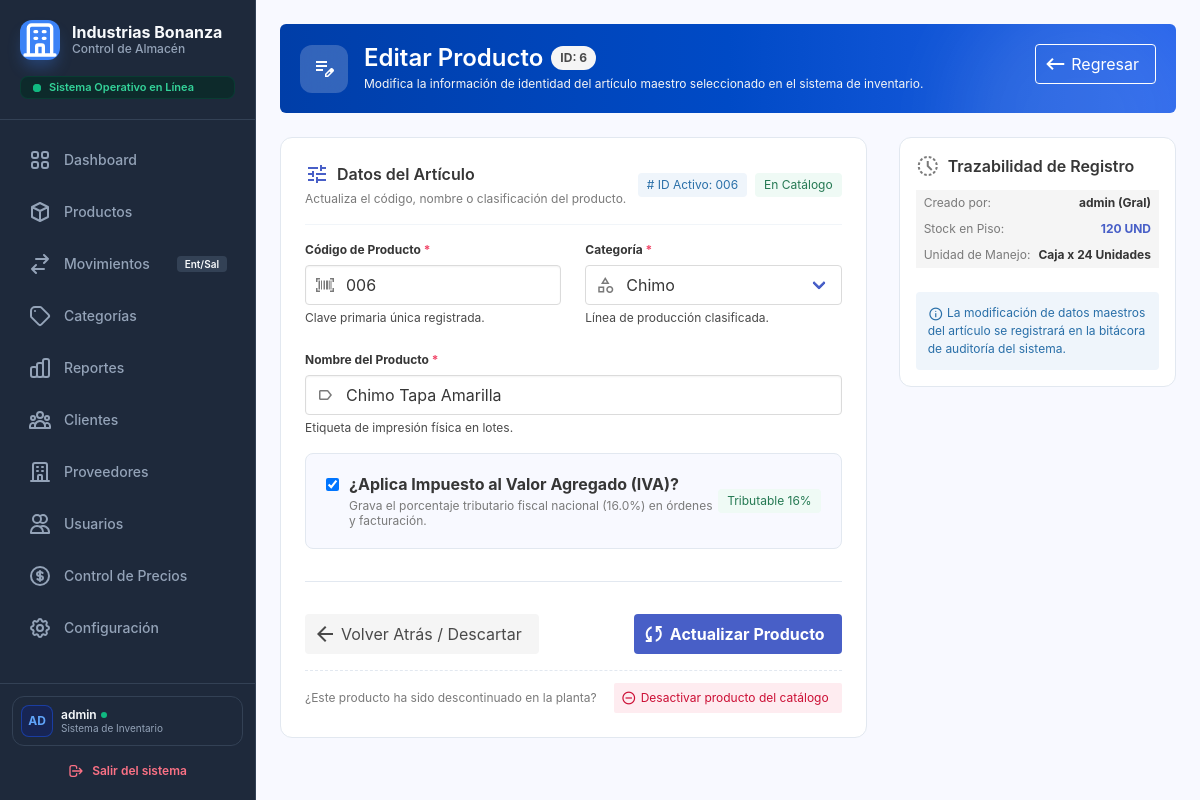
Page /index.php?controller=producto&action=formEditar&id=6 (signed in) on the committed database.
### tables this page shows
CREATE TABLE `productos` (
  `id_producto` int(11) NOT NULL AUTO_INCREMENT,
  `codigo` varchar(50) NOT NULL,
  `nombre` varchar(150) NOT NULL,
  `id_categoria` int(11) NOT NULL,
  `precio_compra` decimal(10,2) NOT NULL,
  `precio_venta` decimal(10,2) NOT NULL DEFAULT 0.00,
  `aplica_iva` tinyint(1) DEFAULT 1,
  `stock_actual` int(11) DEFAULT 0,
  `stock_minimo` int(11) DEFAULT 5,
  `estado` tinyint(1) DEFAULT 1,
  `create_at` timestamp NOT NULL DEFAULT current_timestamp(),
  PRIMARY KEY (`id_producto`),
  UNIQUE KEY `codigo` (`codigo`),
  KEY `id_categoria` (`id_categoria`),
  CONSTRAINT `productos_ibfk_1` FOREIGN KEY (`id_categoria`) REFERENCES `categorias` (`id_categoria`) ON UPDATE CASCADE,
  CONSTRAINT `chk_productos_stock` CHECK (`stock_actual` >= 0)
);

CREATE TABLE `categorias` (
  `id_categoria` int(11) NOT NULL AUTO_INCREMENT,
  `nombre` varchar(50) NOT NULL,
  `descripcion` varchar(255) DEFAULT NULL,
  `estado` tinyint(1) DEFAULT 1,
  PRIMARY KEY (`id_categoria`)
);

### public/index.php (called while the page is built, shortened)
<?php
require_once __DIR__ . '/../app/helpers/seguridad.php';
$controlador = $_GET['controller'] ?? 'sistema';
$accion      = $_GET['action']     ?? 'index';
$controlador = is_string($controlador) ? strtolower($controlador) : '';
$accion      = is_string($accion)      ? strtolower($accion)      : '';
$definicion = $rutas[$controlador];
$ruta       = $definicion['acciones'][$accion];
$json       = $ruta['json'];
try {
    $instancia = new $clase();
    $instancia->$accion();
} catch (Throwable $e) {
    registrarEvento('error_interno', $controlador . '/' . $accion . ': ' . $e->getMessage());
    responderError(
        500,
        MODO_DESARROLLO ? $e->getMessage() : 'Ocurrió un error interno. Inténtalo de nuevo más tarde.',
        $json
    );
}

### app/helpers/seguridad.php (called while the page is built, shortened)
<?php
function validarEntero($valor, int $min = 1, int $max = PHP_INT_MAX): ?int
{
    $resultado = filter_var($valor, FILTER_VALIDATE_INT, [
        'options' => ['min_range' => $min, 'max_range' => $max],
    ]);
    return $resultado === false ? null : $resultado;
}

### app/model/productoModel.php (called while the page is built, shortened)
<?php
Class productoModel{
    private $pdo;
    public function __construct($pdo){
        $this->pdo = $pdo;
    }
    public function obtenerProductoPorId($id_producto){
        $sql = "SELECT * FROM productos WHERE id_producto = :id_producto";
        $stmt = $this->pdo->prepare($sql);
        $stmt->execute([':id_producto' => $id_producto]);
        return $stmt->fetch(PDO::FETCH_ASSOC);
    }
}
    ?>

### app/model/categoriaModel.php (called while the page is built, shortened)
<?php
    class CategoriaModel{
        private $pdo;
        public function __construct($pdo){
            $this->pdo = $pdo;
        }
        public function getAll(){
            $stmt = $this->pdo->query("SELECT * FROM categorias  ORDER BY nombre ASC");
            return $stmt->fetchAll(PDO::FETCH_ASSOC);
        }
}
?>

### app/views/producto/editarProducto.php (the view, shortened to what this page needs)
<!DOCTYPE html>
<html lang="es">
<head>
    <link rel="stylesheet" href="https://cdn.jsdelivr.net/npm/bulma@0.9.4/css/bulma.min.css">
    <link rel="stylesheet" href="assets/css/sidebar.css" />
    <link rel="stylesheet" href="assets/css/dashboard.css" />
    <link rel="stylesheet" href="assets/css/editar-producto.css" />
</head>
<body class="is-flex" style="height: 100vh; overflow: hidden; width: 100%;">
    <?php require_once __DIR__ . '/../layouts/sidebar.php'; ?>
    <main class="main is-flex-grow-1" style="background-color: #f8f9ff; width: 100%; height: 100vh; overflow-y: auto;">
        <div class="p-5" style="width: 100%;">
            <div class="max-w-5xl mx-auto w-full space-y-6">
                <div class="box mb-5 is-shadowless" style="background: linear-gradient(to right, #003ea8, #004ac6, #2563eb); position: relative; overflow: hidden;">
                <div style="position: absolute; top: -30px; right: -30px; width: 250px; height: 250px; background: rgba(255,255,255,0.1); border-radius: 50%; filter: blur(40px); pointer-events: none;"></div>
                <div class="is-flex is-flex-direction-column-touch is-align-items-center-desktop is-justify-content-space-between" style="position: relative; z-index: 10; gap: 1rem;">
                    <div class="is-flex is-align-items-center" style="gap: 1rem;">
                        <div style="width: 48px; height: 48px; display: flex; align-items: center; justify-content: center; border-radius: 12px; background: rgba(255,255,255,0.2); backdrop-filter: blur(10px);">
                            <span class="material-symbols-outlined has-text-white is-size-4" style="color: white !important;">edit_note</span>
                        </div>
                        <div>
                            <div class="is-flex is-align-items-center" style="gap: 0.5rem;">
                                <h1 class="title is-4 has-text-white mb-0">Editar Producto</h1>
                                <span class="tag is-white is-light is-rounded has-text-weight-bold is-small">ID: <?= htmlspecialchars($producto['id_producto'] ?? '') ?></span>
                            </div>
                            <p class="has-text-white-ter is-size-7 mt-1">Modifica la información de identidad del artículo maestro seleccionado en el sistema de inventario.</p>
                        </div>
                    </div>
                    <div>
                        <button class="button is-white is-outlined has-text-white" onclick="window.history.back()" type="button">
                            <span class="icon"><span class="material-symbols-outlined">keyboard_backspace</span></span>
                            <span>Regresar</span>
                        </button>
                    </div>
                </div>
            </div>
            </div>
                <div class="columns is-variable is-4 items-start">
                    <div class="column is-8-desktop">
                        <div class="box is-shadowless p-5" style="border: 1px solid #e2e8f0; border-radius: 12px; background: #ffffff;">
                            <div class="is-flex is-justify-content-space-between is-align-items-center pb-4 mb-4" style="border-bottom: 1px solid #f1f5f9;">
                                <div>
                                    <div class="is-flex is-align-items-center" style="gap: 0.5rem;">
                                        <span class="material-symbols-outlined has-text-link">tune</span>
                                        <h2 class="title is-6 mb-0">Datos del Artículo</h2>
                                    </div>
                                    <p class="is-size-7 has-text-grey mt-1">Actualiza el código, nombre o clasificación del producto.</p>
                                </div>
                                <div class="is-flex is-align-items-center" style="gap: 0.5rem;">
                                    <span class="tag is-info is-light"># ID Activo: <?= htmlspecialchars($producto['codigo'] ?? '000') ?></span>
                                    <span class="tag is-success is-light">En Catálogo</span>
                                </div>
                            </div>
                            <form action="index.php?controller=producto&action=actualizarProducto" method="POST" id="editProductForm">
                                <div class="columns">
                                    <div class="column">
                                        <div class="field">
                                            <label class="label is-small" for="codigo">Código de Producto <span class="has-text-danger">*</span></label>
                                            <div class="control has-icons-left">
                                                <input class="input" type="text" id="codigo" name="codigo"
                                                       value="<?= htmlspecialchars($producto['codigo'] ?? '') ?>" required>
                                                <span class="icon is-left has-text-grey"><span class="material-symbols-outlined is-size-5">barcode_scanner</span></span>
                                            </div>
                                            <p class="help">Clave primaria única registrada.</p>
                                        </div>
                                    </div>
                                    <div class="column">
                                        <div class="field">
                                            <label class="label is-small" for="id_categoria">Categoría <span class="has-text-danger">*</span></label>
                                            <div class="control has-icons-left">
                                                <div class="select is-fullwidth">
                                                    <select id="id_categoria" name="id_categoria" required>
                                                        <?php if(!empty($categorias)): ?>
                                                            <?php foreach($categorias as $cat): ?>
                                                                <option value="<?= $cat['id_categoria'] ?>"
                                                                    <?= (isset($producto['id_categoria']) && $producto['id_categoria'] == $cat['id_categoria']) ? 'selected' : '' ?>>
                                                                    <?= htmlspecialchars($cat['nombre']) ?>
                                                                </option>
                                                            <?php endforeach; ?>
                                                        <?php endif; ?>
                                                    </select>
                                                </div>
                                                <span class="icon is-left has-text-grey"><span class="material-symbols-outlined is-size-5">category</span></span>
                                            </div>
                                            <p class="help">Línea de producción clasificada.</p>
                                        </div>
                                    </div>
                                </div>
                                <div class="field mt-3">
                                    <label class="label is-small" for="nombre">Nombre del Producto <span class="has-text-danger">*</span></label>
                                    <div class="control has-icons-left">
                                        <input class="input" type="text" id="nombre" name="nombre"
                                               value="<?= htmlspecialchars($producto['nombre'] ?? '') ?>" required>
                                        <span class="icon is-left has-text-grey"><span class="material-symbols-outlined is-size-5">label</span></span>
                                    </div>
                                    <p class="help">Etiqueta de impresión física en lotes.</p>
                                </div>
                                <div class="field mt-4">
                                    <div class="box is-shadowless" style="background-color: #f8f9ff; border: 1px solid #e2e8f0; border-radius: 8px;">
                                        <label class="checkbox is-flex is-align-items-start" style="cursor: pointer; gap: 10px;">
                                            <input type="checkbox" id="aplica_iva" name="aplica_iva" value="1"
                                                   <?= (!empty($producto['aplica_iva']) && $producto['aplica_iva'] == 1) ? 'checked' : '' ?> style="margin-top: 4px;">
                                            <div class="is-flex is-justify-content-space-between is-align-items-center w-full">
                                                <div>
                                                    <strong>¿Aplica Impuesto al Valor Agregado (IVA)?</strong>
                                                    <p class="is-size-7 has-text-grey mt-1">Grava el porcentaje tributario fiscal nacional (16.0%) en órdenes y facturación.</p>
                                                </div>
                                                <span class="tag is-success is-light">Tributable 16%</span>
                                            </div>
                                        </label>
                                    </div>
                                </div>
                                <hr style="background-color: #e2e8f0; height: 1px; border: none; margin: 2rem 0;" />
                                <div class="is-flex is-flex-direction-column-touch is-justify-content-space-between is-align-items-center" style="gap: 1rem;">
                                    <button class="button is-light" type="button" onclick="window.history.back()">
                                        <span class="icon"><span class="material-symbols-outlined">arrow_back</span></span>
                                        <span>Volver Atrás / Descartar</span>
                                    </button>
                                    <button class="button is-link has-text-weight-bold" type="submit">
                                        <span class="icon"><span class="material-symbols-outlined">sync</span></span>
                                        <span>Actualizar Producto</span>
                                    </button>
                                </div>
                                <div class="mt-4 pt-3 is-flex is-justify-content-space-between is-align-items-center" style="border-top: 1px dashed #e2e8f0;">
                                    <span class="is-size-7 has-text-grey">¿Este producto ha sido descontinuado en la planta?</span>
                                    <button class="button is-small is-danger is-light" id="btnDeactivate" type="button">
                                        <span class="icon"><span class="material-symbols-outlined is-size-6">do_not_disturb_on</span></span>
                                        <span>Desactivar producto del catálogo</span>
                                    </button>
                                </div>
                            </form>
                        </div>
                    </div>
                    <div class="column is-4-desktop">
                        <div class="box is-shadowless p-4" style="border: 1px solid #e2e8f0; border-radius: 12px; background: #ffffff;">
                            <div class="is-flex is-align-items-center mb-3" style="gap: 0.5rem;">
                                <span class="material-symbols-outlined has-text-grey">history_toggle_off</span>
                                <h3 class="title is-6 mb-0">Trazabilidad de Registro</h3>
                            </div>
                            <div class="content is-small space-y-2">
                                <div class="is-flex is-justify-content-space-between py-1 px-2 has-background-white-ter rounded">
                                    <span class="has-text-grey">Creado por:</span>
                                    <strong>admin (Gral)</strong>
                                </div>
                                <div class="is-flex is-justify-content-space-between py-1 px-2 has-background-white-ter rounded">
                                    <span class="has-text-grey">Stock en Piso:</span>
                                    <strong class="has-text-link"><?= htmlspecialchars($producto['stock_actual'] ?? '0') ?> UND</strong>
                                </div>
                                <div class="is-flex is-justify-content-space-between py-1 px-2 has-background-white-ter rounded">
                                    <span class="has-text-grey">Unidad de Manejo:</span>
                                    <strong>Caja x 24 Unidades</strong>
                                </div>
                            </div>
                            <div class="notification is-info is-light p-3 mt-3 is-size-7">
                                <span class="material-symbols-outlined is-size-6" style="vertical-align: middle;">info</span>
                                La modificación de datos maestros del artículo se registrará en la bitácora de auditoría del sistema.
                            </div>
                        </div>
                    </div>
                </div>
            </div>
    </main>
</body>
</html>

### rows in the picture
productos: id_producto "6", codigo "006", id_categoria "Chimo", nombre "Chimo Tapa Amarilla", aplica_iva "☑", stock_actual "120"

### other values in the picture
substr($_SESSION['username'] ?? 'US', 0, 2) "AD"
$_SESSION['username'] "admin"
